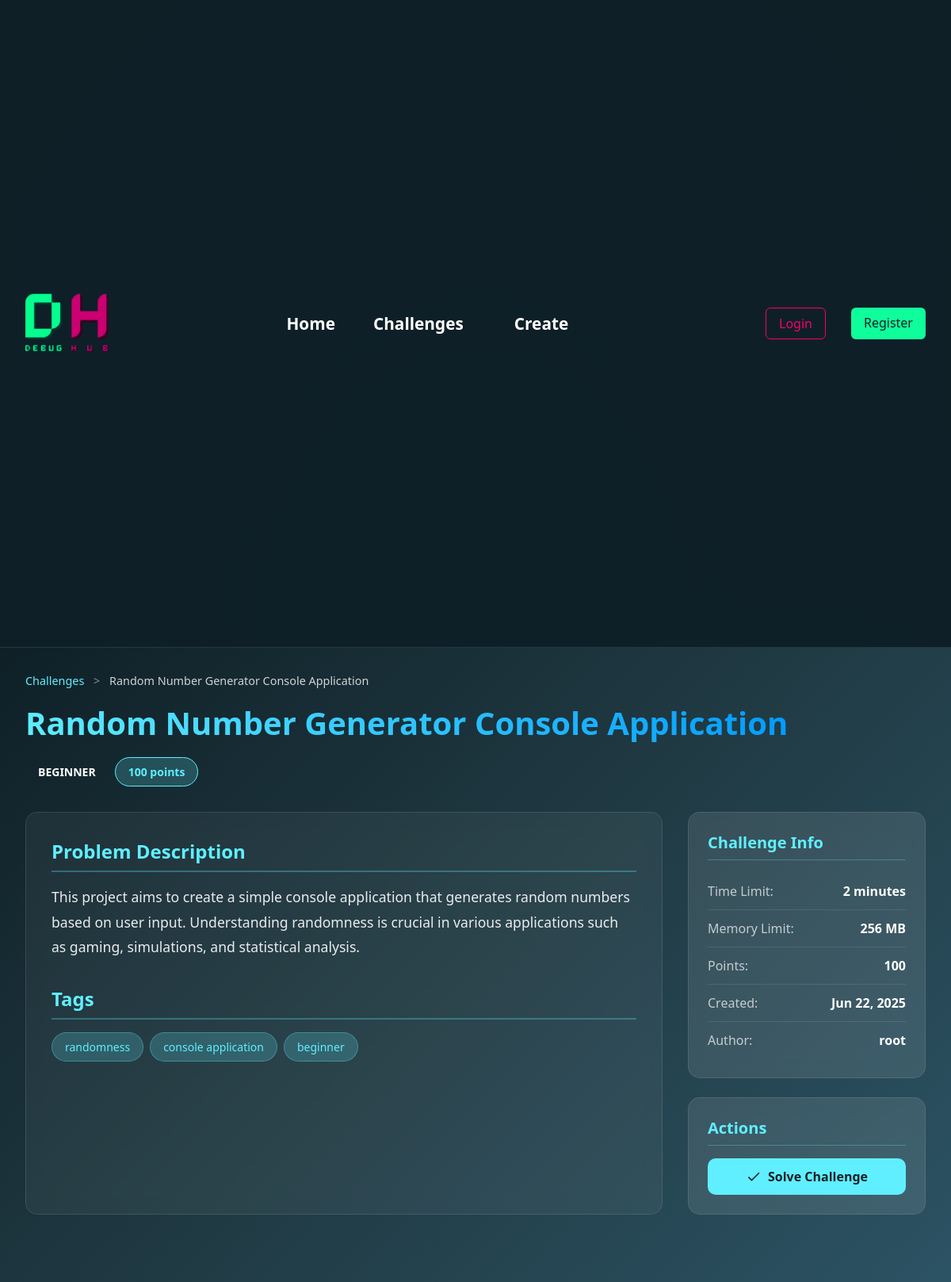
The app's page /tasks/9/ with its own data.
### tasks/models.py (models this page shows, shortened)
class Challenge(models.Model):
    DIFFICULTY_CHOICES = [
        ('easy', 'Easy'),
        ('medium', 'Medium'),
        ('hard', 'Hard'),
    ]
    STATUS_CHOICES = [
        ('active', 'Active'),
        ('inactive', 'Inactive'),
        ('archived', 'Archived'),
    ]
    title = models.CharField(max_length=200)
    description = models.TextField()
    difficulty = models.CharField(max_length=10, choices=DIFFICULTY_CHOICES, default='easy')
    status = models.CharField(max_length=10, choices=STATUS_CHOICES, default='active')
    created_by = models.ForeignKey(User, on_delete=models.CASCADE, related_name='created_challenges')
    created_at = models.DateTimeField(auto_now_add=True)
    updated_at = models.DateTimeField(auto_now=True)
    time_limit = models.IntegerField(help_text="Time limit in minutes", default=60)
    memory_limit = models.IntegerField(help_text="Memory limit in MB", default=256)
    sample_input = models.TextField(blank=True, help_text="Sample input for the problem")
    sample_output = models.TextField(blank=True, help_text="Expected output for the sample input")
    tags = models.CharField(max_length=200, blank=True, help_text="Comma-separated tags")
    points = models.IntegerField(default=100, help_text="Points awarded for solving this challenge")
    class Meta:
        ordering = ['-created_at']
    def get_tags_list(self):
        return [tag.strip() for tag in self.tags.split(',') if tag.strip()] if self.tags else []

### tasks/views.py (the view, shortened to what this page needs)
# urls.py: path('<int:pk>/', views.challenge_detail, name='challenge_detail'),
def challenge_detail(request, pk):
    challenge = get_object_or_404(Challenge, pk=pk, status='active')
    best_submission = None
    context = {
        'challenge': challenge,
        'best_submission': best_submission,
    }
    return render(request, 'tasks/challenge_detail.html', context)

### templates/tasks/challenge_detail.html (shortened to what this page needs)
{% extends 'base.html' %}
{% load static %}
{% block content %}
<div class="challenge-detail-container">
    <div class="challenge-header">
        <div class="breadcrumb">
            <a href="{% url 'tasks:challenge_list' %}" class="breadcrumb-link">Challenges</a>
            <span class="breadcrumb-separator">></span>
            <span class="breadcrumb-current">{{ challenge.title }}</span>
        </div>
        <div class="challenge-title-section">
            <h1 class="challenge-title">{{ challenge.title }}</h1>
            <div class="challenge-badges">
                <span class="difficulty-badge difficulty-{{ challenge.difficulty }}">
                    {{ challenge.get_difficulty_display }}
                </span>
                <span class="points-badge">{{ challenge.points }} points</span>
            </div>
        </div>
    </div>
    <div class="challenge-content">
        <div class="challenge-main">
            <div class="section">
                <h2>Problem Description</h2>
                <div class="description">
                    {{ challenge.description|linebreaks }}
                </div>
            </div>
            {% if challenge.get_tags_list %}
                <div class="section">
                    <h2>Tags</h2>
                    <div class="tags-container">
                        {% for tag in challenge.get_tags_list %}
                            <span class="tag">{{ tag }}</span>
                        {% endfor %}
                    </div>
                </div>
            {% endif %}
        </div>
        <div class="challenge-sidebar">
            <div class="info-card">
                <h3>Challenge Info</h3>
                <div class="info-item">
                    <span class="info-label">Time Limit:</span>
                    <span class="info-value">{{ challenge.time_limit }} minutes</span>
                </div>
                <div class="info-item">
                    <span class="info-label">Memory Limit:</span>
                    <span class="info-value">{{ challenge.memory_limit }} MB</span>
                </div>
                <div class="info-item">
                    <span class="info-label">Points:</span>
                    <span class="info-value">{{ challenge.points }}</span>
                </div>
                <div class="info-item">
                    <span class="info-label">Created:</span>
                    <span class="info-value">{{ challenge.created_at|date:"M d, Y" }}</span>
                </div>
                <div class="info-item">
                    <span class="info-label">Author:</span>
                    <span class="info-value">{{ challenge.created_by.username }}</span>
                </div>
            </div>
            <div class="action-card">
                <h3>Actions</h3>
                <a href="/learning/solution-evaluator/?challenge={{ challenge.id }}" class="action-btn solve-btn">
                    <svg class="icon" fill="currentColor" viewBox="0 0 24 24">
                        <path d="M9 16.17L4.83 12l-1.42 1.41L9 19 21 7l-1.41-1.41z"/>
                    </svg>
                    Solve Challenge
                </a>
            </div>
        </div>
    </div>
</div>
{% endblock %}

### static/style.css (style rules this page uses)
* { margin: 0; padding: 0; box-sizing: border-box; }
body { font-family: 'Segoe UI', Tahoma, Geneva, Verdana, sans-serif; background: url('images/background.png') no-repeat center center fixed; background-size: cover; min-height: 100vh; color: #ffffff; overflow-x: hidden; }
body::before { content: ''; position: fixed; top: 0; left: 0; width: 100%; height: 100%; background: radial-gradient(ellipse at center, rgba(45, 83, 100, 0.3) 0%, rgba(15, 32, 39, 0.8) 100%); z-index: -1; }

### templates/tasks/challenge_detail.html (style rules this page uses)
.challenge-detail-container { max-width: 1200px; margin: 0 auto; padding: 2rem; background: linear-gradient(135deg, #0f2027 0%, #203a43 50%, #2c5364 100%); min-height: 100vh; color: #ffffff; }
.challenge-header { margin-bottom: 2rem; }
.breadcrumb { margin-bottom: 1rem; font-size: 0.9rem; }
.breadcrumb-link { color: #60efff; text-decoration: none; transition: color 0.3s ease; }
.breadcrumb-separator { margin: 0 0.5rem; color: rgba(255, 255, 255, 0.5); }
.breadcrumb-current { color: rgba(255, 255, 255, 0.8); }
.challenge-title-section { display: flex; justify-content: space-between; align-items: flex-start; flex-wrap: wrap; gap: 1rem; }
.challenge-title { font-size: 2.5rem; margin: 0; background: linear-gradient(45deg, #60efff, #0099ff); -webkit-background-clip: text; -webkit-text-fill-color: transparent; background-clip: text; }
.challenge-badges { display: flex; gap: 0.5rem; align-items: center; }
.difficulty-badge { padding: 0.5rem 1rem; border-radius: 25px; font-weight: 600; text-transform: uppercase; font-size: 0.875rem; }
.points-badge { background: rgba(96, 239, 255, 0.2); color: #60efff; border: 1px solid #60efff; padding: 0.5rem 1rem; border-radius: 25px; font-weight: 600; font-size: 0.875rem; }
.challenge-content { display: grid; grid-template-columns: 1fr 300px; gap: 2rem; }
.challenge-main { background: rgba(255, 255, 255, 0.05); backdrop-filter: blur(10px); border-radius: 15px; padding: 2rem; border: 1px solid rgba(255, 255, 255, 0.1); }
.section { margin-bottom: 2rem; }
.section:last-child { margin-bottom: 0; }
.section h2 { font-size: 1.5rem; margin-bottom: 1rem; color: #60efff; border-bottom: 2px solid rgba(96, 239, 255, 0.3); padding-bottom: 0.5rem; }
.description { line-height: 1.8; color: rgba(255, 255, 255, 0.9); font-size: 1.1rem; }
.tags-container { display: flex; flex-wrap: wrap; gap: 0.5rem; }
.tag { background: rgba(96, 239, 255, 0.2); color: #60efff; padding: 0.5rem 1rem; border-radius: 20px; font-size: 0.875rem; border: 1px solid rgba(96, 239, 255, 0.3); font-weight: 500; }
.challenge-sidebar { display: flex; flex-direction: column; gap: 1.5rem; }
.info-card, .action-card, .completion-card { background: rgba(255, 255, 255, 0.1); backdrop-filter: blur(10px); border-radius: 15px; padding: 1.5rem; border: 1px solid rgba(255, 255, 255, 0.1); }
.info-card h3, .action-card h3, .completion-card h3 { margin: 0 0 1rem 0; color: #60efff; font-size: 1.25rem; border-bottom: 1px solid rgba(96, 239, 255, 0.3); padding-bottom: 0.5rem; }
.info-item { display: flex; justify-content: space-between; align-items: center; padding: 0.75rem 0; border-bottom: 1px solid rgba(255, 255, 255, 0.1); }
.info-item:last-child { border-bottom: none; }
.info-label { font-weight: 500; color: rgba(255, 255, 255, 0.7); }
.info-value { font-weight: 600; color: #ffffff; }
.action-btn { width: 100%; padding: 0.75rem 1rem; border: none; border-radius: 10px; font-weight: 600; cursor: pointer; transition: all 0.3s ease; display: flex; align-items: center; justify-content: center; gap: 0.5rem; margin-bottom: 1rem; font-size: 1rem; text-decoration: none; box-sizing: border-box; }
.action-btn:last-child { margin-bottom: 0; }
.action-btn .icon { width: 20px; height: 20px; }
.solve-btn { background: #60efff; color: #0f2027; }

### records on screen
Challenge: title "Random Number Generator Console Application", difficulty "BEGINNER", points "100", description "This project aims to create a simple console application that generates random numbers based on user input. Understanding randomness is crucial in various applications such as gaming, simulations, and statistical analysis.", time_limit "2", memory_limit "256", created_at "Jun 22, 2025", created_by.username "root"

### other values on screen
{{ tag }} "randomness" "console application" "beginner"
